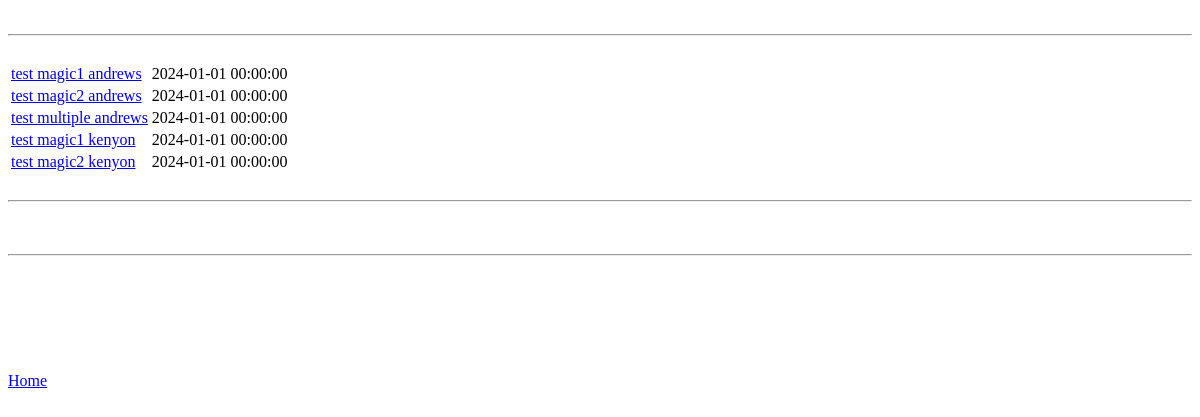
/, run on an earlier commit of the app's database.
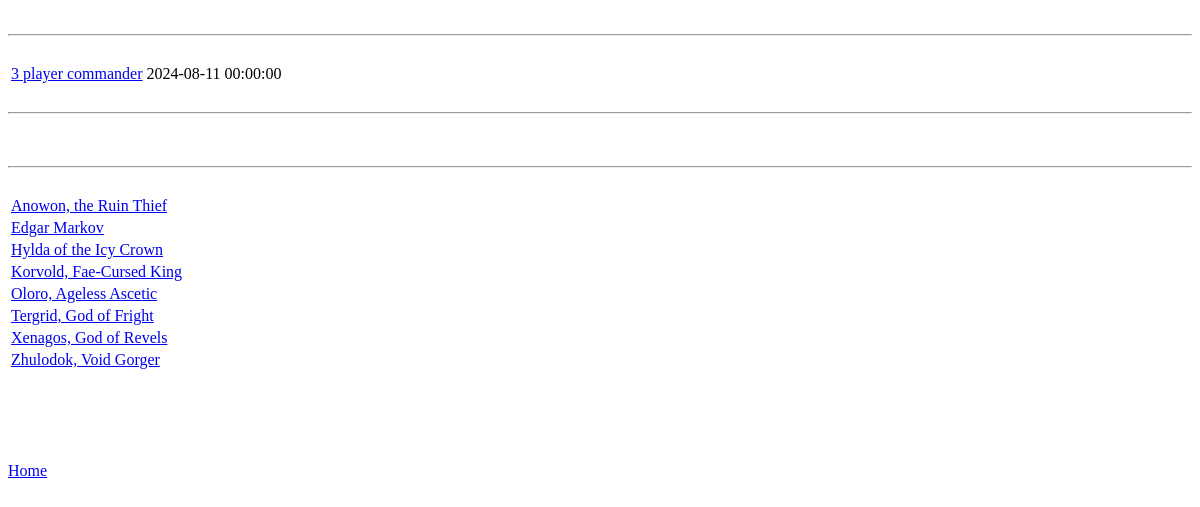
And on a later commit of the database.
### tables this page shows
CREATE TABLE `event` (
  `id` int(11) NOT NULL AUTO_INCREMENT,
  `location_id` int(11) DEFAULT NULL,
  `date` datetime DEFAULT NULL,
  `title` varchar(90) DEFAULT NULL,
  PRIMARY KEY (`id`),
  KEY `location_id_idx` (`location_id`)
);

CREATE TABLE `activity_object` (
  `id` int(11) NOT NULL AUTO_INCREMENT,
  `activity_object_type_id` int(11) DEFAULT NULL,
  `name` varchar(90) DEFAULT NULL,
  PRIMARY KEY (`id`),
  KEY `activity_object_type_id_idx` (`activity_object_type_id`)
);

### class/db.php (called while the page is built, shortened)
<?php
class Database {
    private $host = 'localhost';
    private $username = 'root';
    private $password = '';
    private $dbname = 'homeevents';
    private $connection;
    private function connect() {
        $this->connection = new mysqli($this->host, $this->username, $this->password, $this->dbname);
    }
    public function runSQL($sql) {
        try {
        $result = $this->connection->query($sql);
        } catch (Exception $e) {
            return false;
        }
        return $result;
    }
    public function get_first_result($sql) {
        $result = $this->runSQL($sql);
        $firstrow = mysqli_fetch_assoc($result);
        return $firstrow;
    }
    public function get_schema($table_name=null) {
        if($table_name != null) {
            $table_data = $this->runSQL("DESC " . $table_name);
            return $table_data;
        }
        $tables = array();
        return $tables;
    }
}
?>

### class/blank.php (called while the page is built, shortened)
<?php
class Blank {
    private $table_name = null;
    public function __construct($initial_table = null,$initial_id = null) {
            $this->table_name = $initial_table;
            $this->set_values_by_id((int)$initial_id);
    }
    public function set_values_by_id($base_id) {
        require_once('class/db.php');
        $db = new Database();
        if($base_id == null || !is_int($base_id) || (int)$base_id < 0) {
           $schema = $db->get_schema($this->table_name);
           return true;
        }
        $db_obj = $db->get_first_result("SELECT * FROM " . $this->table_name . " WHERE id = " . (int)$base_id);
        if(isset($db_obj['id']) && (int)$db_obj['id'] === $base_id) {
            return true;
        } else
            $this->id = null;
        return false;
    }
    public function get_value($val_name) {
        if(isset($this->$val_name))
            return $this->$val_name;
        return false;
    }
    public function get_all($limit_by=null,$sort_by=null) {
        $all_objects = array();
        require_once('class/db.php');
        $db = new Database();
        $sql_to_run = "SELECT id FROM " . $this->table_name;
        if($sort_by != null)
            $sql_to_run .= " ORDER BY " . $sort_by;
        $all_the_objects = $db->runSQL($sql_to_run);
        foreach($all_the_objects as $this_object) {
            $tmp = new Blank($this->table_name,$this_object['id']);
            if($tmp->id == $this_object['id'])  {
                array_push($all_objects,$tmp);
            }
        }
        return $all_objects;
    }
}
?>

### components/base_object.php (the view, shortened to what this page needs)
<?php
function get_href($base_obj) {
    $href_html = "<a href = '" . $base_obj->get_value('table_name') . ".php?" . $base_obj->get_value('table_name') . "_id=" . $base_obj->id . "'>";
    $test_properties = array("name","title");
    foreach($test_properties as $this_property) {
        if(isset($base_obj->$this_property))
            $href_html .= $base_obj->$this_property;
    }
    $href_html .= "</a>";
    return $href_html;
}
?>

### index.php (shortened to what this page needs)
<?php
require_once('header.php');
require_once('class/blank.php');
require_once('class/db.php');
require_once('components/base_object.php');
$all_events = new Blank('event');
$all_events = $all_events->get_all(sort_by:"date");
echo "<br /><hr><br /><table>";
foreach($all_events as $this_event) {
    echo "<tr><td>" . get_href($this_event) . "</td><td>" . $this_event->date . "</td></tr>";
}
echo "</table>";
echo "<br /><hr><br /><table>";
echo "</table>";
$all_activity_objects = new Blank('activity_object');
$all_activity_objects = $all_activity_objects->get_all(sort_by:"name");
echo "<br /><hr><br /><table>";
foreach($all_activity_objects as $this_activity_object) {
    echo "<tr><td>" . get_href($this_activity_object) . "</td></tr>";
}
echo "</table>";
require_once('footer.php'); ?>

What changed in the data, as far as the page shows it:
removed event: this_event "test magic1 andrews", date "2024-01-01 00:00:00"
removed event: this_event "test magic2 andrews", date "2024-01-01 00:00:00"
removed event: this_event "test multiple andrews", date "2024-01-01 00:00:00"
removed event: this_event "test magic1 kenyon", date "2024-01-01 00:00:00"
removed event: this_event "test magic2 kenyon", date "2024-01-01 00:00:00"
added event: this_event "3 player commander", date "2024-08-11 00:00:00"
added activity_object: this_activity_object "Anowon, the Ruin Thief"
added activity_object: this_activity_object "Edgar Markov"
added activity_object: this_activity_object "Hylda of the Icy Crown"
added activity_object: this_activity_object "Korvold, Fae-Cursed King"
added activity_object: this_activity_object "Oloro, Ageless Ascetic"
added activity_object: this_activity_object "Tergrid, God of Fright"
added activity_object: this_activity_object "Xenagos, God of Revels"
added activity_object: this_activity_object "Zhulodok, Void Gorger"
